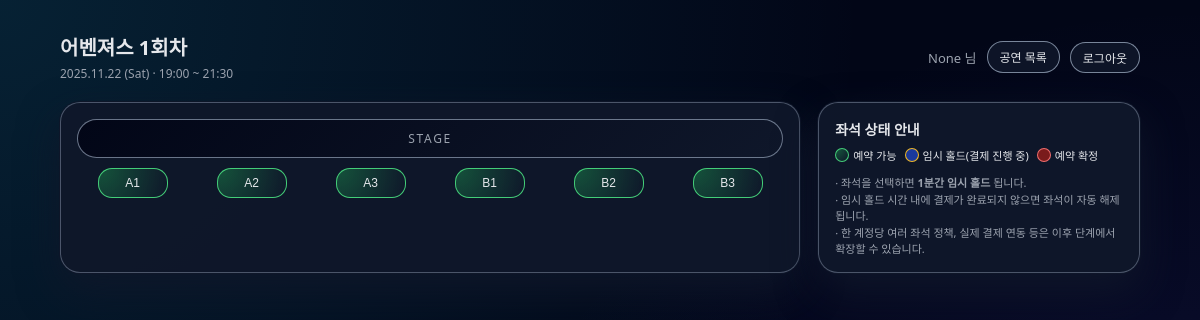
Page /reservations/performance/1/seats/ (signed in) on the committed database.
### reservations/models.py (models this page shows, shortened)
class Performance(models.Model):
    title = models.CharField(max_length=200)
    start_at = models.DateTimeField()
    end_at = models.DateTimeField()

class Seat(models.Model):
    performance = models.ForeignKey(
        Performance,
        on_delete=models.CASCADE,
        related_name='seats'
    )
    row = models.CharField(max_length=5)
    number = models.CharField(max_length=5)
    class Meta:
        unique_together = ('performance', 'row', 'number')

### accounts/models.py (models this page shows, shortened)
class User(AbstractUser):
    identity_key = models.CharField(
        max_length=128,
        unique=True,
        null=True,
        blank=True,
        help_text='본인인증 기관에서 내려주는 사용자 고유 식별값'
    )
    real_name = models.CharField(
        max_length=50,
        null=True,
        blank=True
    )
    phone_number = models.CharField(
        max_length=20,
        null=True,
        blank=True
    )
    is_verified = models.BooleanField(default=False)
    last_verified_at = models.DateTimeField(
        null=True,
        blank=True
    )

### reservations/views.py (the view)
# urls.py: path('performance/<int:performance_id>/seats/', views.seat_map, name='seat_map'),
@login_required
def seat_map(request, performance_id: int):
    performance = get_object_or_404(Performance, pk=performance_id)
    seats = (
        Seat.objects
        .filter(performance=performance)
        .select_related('reservation')
        .annotate(number_int=Cast('number', IntegerField()))
        .order_by('row', 'number_int')   # 행 → 숫자 순으로 정렬
    )
    return render(request, 'reservations/seat_map.html', {
        'performance': performance,
        'seats': seats,
    })

### templates/reservations/seat_map.html (shortened to what this page needs)
{% extends "base_auth.html" %}
{% block content %}
<div class="seat-page">
    <header class="seat-header">
        <div>
            <div class="seat-title">{{ performance.title }}</div>
            <div class="seat-datetime">
                {{ performance.start_at|date:"Y.m.d (D)" }}
                · {{ performance.start_at|time:"H:i" }} ~ {{ performance.end_at|time:"H:i" }}
            </div>
        </div>
        <div class="seat-header-right">
            <span>{{ request.user.real_name }} 님</span>
            <a href="{% url 'reservations:performance_list' %}" class="btn-ghost">공연 목록</a>
            <form method="post"
                action="{% url 'logout' %}"
                style="display:inline;">
                <button type="submit" class="btn-ghost logout-btn">
                    로그아웃
                </button>
            </form>
        </div>
    </header>
    <div class="seat-layout">
        <section class="seat-main-card">
            <div class="stage-box">STAGE</div>
            <div class="seat-grid">
                {% for seat in seats %}
                    <button
                        class="seat
                        {% if not seat.reservation or seat.reservation.status == 'CANCELLED' %}
                            seat-available
                        {% elif seat.reservation.status == 'HOLD' %}
                            seat-hold
                        {% elif seat.reservation.status == 'CONFIRMED' %}
                            seat-confirmed
                        {% endif %}
                        "
                        data-seat-id="{{ seat.id }}"
                        data-label="{{ seat.row }}{{ seat.number }}"
                        data-reserve-url="{% url 'reservations:reserve_seat' performance.id seat.id %}"
                        data-expires-at="{% if seat.reservation and seat.reservation.status == 'HOLD' and seat.reservation.expires_at %}{{ seat.reservation.expires_at|date:'c' }}{% endif %}"
                        {% if seat.reservation and seat.reservation.status != 'CANCELLED' %}
                            disabled
                        {% endif %}
                    >
                        {{ seat.row }}{{ seat.number }}
                    </button>
                {% empty %}
                    <p>등록된 좌석이 없습니다. 관리자에서 좌석을 먼저 생성해 주세요.</p>
                {% endfor %}
            </div>
        </section>
        <aside class="seat-side-card">
            <div class="seat-side-title">좌석 상태 안내</div>
            <div class="seat-legend">
                <span class="legend-item">
                    <span class="legend-dot available"></span> 예약 가능
                </span>
                <span class="legend-item">
                    <span class="legend-dot hold"></span> 임시 홀드(결제 진행 중)
                </span>
                <span class="legend-item">
                    <span class="legend-dot confirmed"></span> 예약 확정
                </span>
            </div>
            <div class="seat-notice">
                · 좌석을 선택하면 <strong>1분간 임시 홀드</strong> 됩니다.<br/>
                · 임시 홀드 시간 내에 결제가 완료되지 않으면 좌석이 자동 해제됩니다.<br/>
                · 한 계정당 여러 좌석 정책, 실제 결제 연동 등은
                  이후 단계에서 확장할 수 있습니다.
            </div>
        </aside>
    </div>
</div>
{% endblock %}

### templates/base_auth.html (style rules this page uses)
* { box-sizing: border-box; }
html, body { height: 100%; margin: 0; font-family: system-ui, -apple-system, BlinkMacSystemFont, "Segoe UI", sans-serif; background: radial-gradient(circle at 0% 0%, #22d3ee22, transparent 60%), radial-gradient(circle at 100% 100%, #4f46e533, transparent 55%), #020617; color: #e5e7eb; }

### templates/reservations/seat_map.html (style rules this page uses)
.seat-page { width: 100%; max-width: 1080px; color: #e5e7eb; }
.seat-header { display: flex; justify-content: space-between; align-items: center; margin-bottom: 20px; }
.seat-title { font-size: 20px; font-weight: 700; }
.seat-datetime { font-size: 12px; color: #9ca3af; margin-top: 4px; }
.seat-header-right { display: inline-flex; align-items: center; gap: 10px; font-size: 13px; color: #9ca3af; }
.btn-ghost { padding: 6px 12px; border-radius: 999px; border: 1px solid rgba(148,163,184,0.8); background: rgba(15,23,42,0.9); color: #e5e7eb; font-size: 12px; text-decoration: none; }
.seat-layout { display: grid; grid-template-columns: minmax(0, 2.3fr) minmax(0, 1fr); gap: 18px; }
.seat-main-card, .seat-side-card { background: rgba(15,23,42,0.96); border-radius: 20px; border: 1px solid rgba(148,163,184,0.45); padding: 16px 16px 14px; box-shadow: 0 18px 40px rgba(15,23,42,0.9), 0 0 0 1px rgba(15,23,42,0.9); }
.stage-box { text-align: center; padding: 10px 0; margin-bottom: 10px; border-radius: 999px; border: 1px solid rgba(148,163,184,0.7); background: linear-gradient(135deg, #020617, #0f172a); font-size: 12px; letter-spacing: 0.14em; text-transform: uppercase; color: #9ca3af; }
.seat-grid { display: grid; grid-template-columns: repeat(auto-fit, minmax(48px, 1fr)); gap: 8px; justify-items: center; }
.seat { width: 100%; max-width: 70px; border-radius: 14px; padding: 7px 0; border: 1px solid rgba(148,163,184,0.6); background: rgba(15,23,42,0.95); font-size: 12px; color: #e5e7eb; cursor: pointer; text-align: center; transition: transform 0.08s ease, box-shadow 0.08s ease, background 0.08s ease; }
.seat-available { border-color: rgba(74,222,128,0.9); background: radial-gradient(circle at 0% 0%, rgba(34,197,94,0.35), rgba(15,23,42,0.98)); }
.seat-side-title { font-size: 14px; font-weight: 600; margin-bottom: 8px; }
.seat-legend { display: flex; flex-wrap: wrap; gap: 8px; margin-bottom: 12px; font-size: 11px; }
.legend-item { display: inline-flex; align-items: center; gap: 4px; }
.legend-dot { width: 14px; height: 14px; border-radius: 999px; border: 1px solid rgba(148,163,184,0.7); }
.legend-dot.available { border-color: rgba(74,222,128,0.9); background: radial-gradient(circle at 0% 0%, rgba(34,197,94,0.4), rgba(15,23,42,0.98)); }
.legend-dot.hold { border-color: rgba(251,191,36,0.95); background: rgba(30,64,175,0.85); }
.legend-dot.confirmed { border-color: rgba(248,113,113,0.95); background: rgba(127,29,29,0.96); }
.seat-notice { font-size: 11px; color: #9ca3af; line-height: 1.5; }

### rows in the picture
Performance: title "어벤져스 1회차", start_at "2025.11.22 (Sat)", start_at "19:00", end_at "21:30"
User: user.real_name "None"
Seat: row "A", number "1"
Seat: row "A", number "2"
Seat: row "A", number "3"
Seat: row "B", number "1"
Seat: row "B", number "2"
Seat: row "B", number "3"
